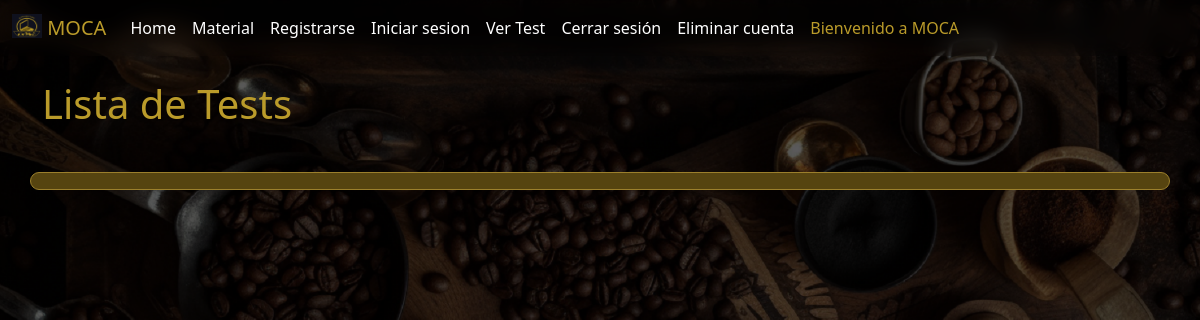
Page /allTest/ on the earlier database version.
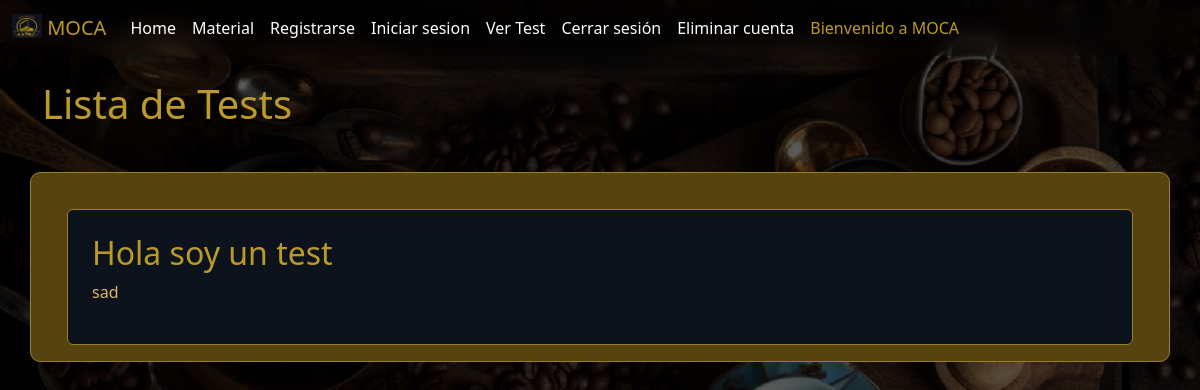
Same page on the later database version.
### pivote/models.py (models this page shows, shortened)
class Test(models.Model):
    titulo = models.CharField(max_length=150)
    tema = models.CharField(max_length=300)

### pivote/views.py (the view)
# urls.py: path('allTest/', views.allTestList, name='allTest'),
def allTestList(request):
    tests = Test.objects.all()
    return render(request, 'pivote/allTestList.html', {'tests': tests})

### pivote/templates/pivote/allTestList.html (shortened to what this page needs)
{% extends 'pivote/base.html' %}
{% block content %}
<div class="container">
    <div class="row tituloLista">
        <h1>Lista de Tests</h1>
    </div>
    <div class="row listaCard card">
        <ul>
            {% for test in tests %}
            <a href="{% url 'verTest' test.id %}">
                <li class="liLista card">
                    <h2>{{ test.titulo }}</h2>
                    <p>{{ test.tema }}</p>
                </li>
            </a>
            {% endfor %}
        </ul>
    </div>
</div>
{% endblock %}

Differences in the rows shown:
added Test: titulo "Hola soy un test", tema "sad"
